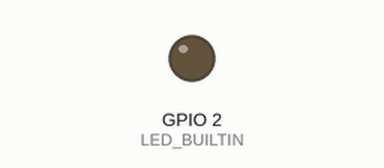
A sketch run on a simulated ESP8266 (NodeMCU). Parts: output pins drawn as LEDs (lit = HIGH, except the on-board LED, lit = LOW). WiFi joins after 1.5 s; servers stay silent unless stated; the local clock reads 2024-03-15 10:24:30 at power-on unless the sketch sets it; no MQTT or app messages arrive unless stated; what the sketch prints to the serial monitor is not drawn.

Above: at 5.7 s.
At 10.02 s:
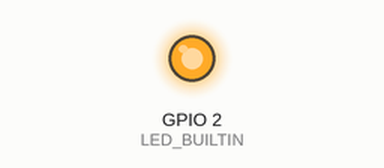
Timing chart, 0 to 14.6 s (numbered marks = the images above):
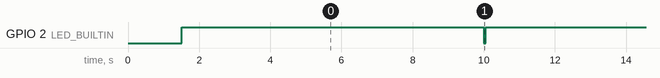

Measured:
- by itself, GPIO 2 (LED_BUILTIN): alternates HIGH for 9.9 s and LOW for 0.05 s

The sketch:

OTA_github.ino
```cpp
#include <Arduino.h>
#include <ESP8266WiFi.h>
#include <ESP8266HTTPClient.h>
#include <ESP8266httpUpdate.h>
#include "ArduinoJson.h"
#include <MQTTClient.h>
#include "secret.h"

//Release modification

#define BOARD NODE01
const int currentVersion = 10;

#if BOARD == ESP01
const char* board = "esp01";
#define AWS_IOT_PUBLISH_TOPIC   "esp01/pub"
#define DEBUG_ERROR false
#define DEBUG_WARNING false
#define DEBUG_INFO false
#define DEBUG_NOTICE false
#elif BOARD == NODE01
const char* board = "node01";
#define AWS_IOT_PUBLISH_TOPIC   "node01/pub"
#define DEBUG_ERROR false
#define DEBUG_WARNING true
#define DEBUG_INFO true
#define DEBUG_NOTICE false
#endif

//#define AWS_IOT_SUBSCRIBE_TOPIC "node01/sub"
#define PUBLISH_INTERVAL 60000  // 60 seconds, 0 to 4,294,967,295
#define LED_INTERVAL_OFF 10000  // 10 seconds, 0 to 4,294,967,295
#define LED_INTERVAL_ON 50  // 0.05 seconds, 0 to 4,294,967,295
#define FIRMWARE_INTERVAL 60000// 60 seconds, 0 to 4,294,967,295

BearSSL::WiFiClientSecure network;
BearSSL::X509List x509(AWS_CERT_CA);
BearSSL::X509List x509_crt(AWS_CERT_CRT);
BearSSL::PrivateKey prv_key(AWS_CERT_PRIVATE);

MQTTClient client_aws = MQTTClient(256);
time_t now;
time_t nowish = 1510592825;


#define DEBUG_E if(DEBUG_ERROR)Serial
#define DEBUG_W if(DEBUG_WARNING)Serial
#define DEBUG_I if(DEBUG_INFO)Serial
#define DEBUG_N if(DEBUG_NOTICE)Serial
const char* ssid = "Hoang Anh";
const char* password = "999999999";
//const char* ssid = "Redmi Note 11";
//const char* password = "hoanganh";


const char* serverPath = "http://blog.ezcodea.biz/";
unsigned long timerLed = 0; //variable to subtract from millis()
unsigned long timerSendMess= 0;
unsigned long timerFirmCheck = 0;
unsigned long lastPublishTime = 0;
void setup() {
  int cnt = 50;
#if DEBUG_ERROR == true || DEBUG_WARNING == true || DEBUG_INFO == true || DEBUG_NOTICE == true
  Serial.begin(115200);
#endif
  DEBUG_I.println("[INFO] Starting up the MCU.");
  DEBUG_I.print("[INFO] ESP8266 http update, current version: ");
  DEBUG_I.println(currentVersion);
  WiFi.begin(ssid, password);
  pinMode(LED_BUILTIN, OUTPUT);
  digitalWrite(LED_BUILTIN, LOW);
  while (WiFi.status() != WL_CONNECTED) {
    delay(500);
    DEBUG_I.print(".");
    if( cnt == 0){
      DEBUG_I.println("Reset..");
      ESP.restart();
    }
    cnt--;
  }
  digitalWrite(LED_BUILTIN, HIGH);
  NTPConnect();
  connectAWS();
}
void loop() {
  // Send an HTTP POST request depending on timerDelay
  unsigned char wifi_status = 0;
  if (millis() - timerLed > LED_INTERVAL_OFF) {
    digitalWrite(LED_BUILTIN, LOW);
    unsigned int heap = ESP.getFreeHeap();
    DEBUG_I.print("[INFO] Heap: ");
    DEBUG_I.println(heap);
    timerLed = millis(); //setting "timer = millis" makes millis-timer = 0
  }
  else if (millis() - timerLed > LED_INTERVAL_ON) {
    if (!wifi_status) digitalWrite(LED_BUILTIN, HIGH);
  }
  if (millis() - timerSendMess > PUBLISH_INTERVAL) {
    connectAWS();
    publishMessage();
    timerSendMess = millis(); //setting "timer = millis" makes millis-timer = 0
  }

  if ((millis() - timerFirmCheck) > FIRMWARE_INTERVAL)
  {
    //Check WiFi connection status
    if(WiFi.status() == WL_CONNECTED)
    {
      WiFiClient client;
      HTTPClient http;
      DynamicJsonDocument doc(200);
      String link_bin;
      int version = 0;
      wifi_status = 1;


      // Your Domain name with URL path or IP address with path
      http.begin(client, serverPath);

      int httpResponseCode = http.GET();

      if (httpResponseCode>0) {
        String link_board = "link_";
        DEBUG_I.print("\n[INFO] Current version: ");
        DEBUG_I.println(currentVersion);
        DEBUG_I.print("[INFO] Get version available: ");
        String payload = http.getString();

        deserializeJson(doc, payload);
        version = ((int)doc["version"]);
        link_board = link_board + board;
        link_bin = doc[link_board].as<String>();
        DEBUG_I.println(version);
        DEBUG_I.print("[INFO] Link BIN file: ");
        DEBUG_I.println(link_bin);
      }
      else
      {
        DEBUG_W.print("[WARN] Return code: ");
        DEBUG_W.println(httpResponseCode);
      }
      // Free resources
      http.end();
      if(version > currentVersion)
      {
        DEBUG_I.println("[INFO] Upgrading device...");
        digitalWrite(LED_BUILTIN, LOW);
        t_httpUpdate_return ret = ESPhttpUpdate.update(client, link_bin, "1.0");
        switch (ret)
		    {
          case HTTP_UPDATE_FAILED:
            DEBUG_E.printf("[ERROR] HTTP_UPDATE_FAILD Error (%d): %s\n", ESPhttpUpdate.getLastError(),
                          ESPhttpUpdate.getLastErrorString().c_str());
            break;
          case HTTP_UPDATE_NO_UPDATES:
            DEBUG_I.println("[INFO] HTTP_UPDATE_NO_UPDATES");
            break;
          case HTTP_UPDATE_OK:
            DEBUG_I.println("[INFO] HTTP_UPDATE_OK");
            break;
		    }
	    }
      else
      {
        DEBUG_I.println("[INFO] Firmware latest has been used.");
      }
    }
    else
    {
      DEBUG_W.println("[WARN] WiFi Disconnected");
      wifi_status = 0;
    }
    timerFirmCheck = millis();
  }

}

void NTPConnect(void)
{
  DEBUG_I.print("[INFO] Setting time using SNTP");
  configTime(TIME_ZONE * 3600, 0 * 3600, "pool.ntp.org", "time.nist.gov");
  now = time(nullptr);
  while (now < nowish)
  {
    delay(500);
    DEBUG_I.print(".");
    now = time(nullptr);
  }
  struct tm timeinfo;
  gmtime_r(&now, &timeinfo);
  DEBUG_I.print("[INFO] Current time: ");
  DEBUG_I.println(asctime(&timeinfo));
}

void connectAWS()
{
  network.setTrustAnchors(&x509);
  network.setClientRSACert(&x509_crt, &prv_key);
  // Connect to the MQTT broker on the AWS endpoint we defined earlier
  client_aws.begin(AWS_IOT_ENDPOINT, 8883, network);
  DEBUG_I.println("[INFO] Connecting to AWS IOT");

  while (!client_aws.connect(THINGNAME))
  {
    DEBUG_I.print(".");
    delay(1000);
  }

  if (!client_aws.connected()) {
    DEBUG_W.println("[WARN] AWS IoT Timeout!");
    return;
  }
  // Subscribe to a topic, not need to use sub now
  //client_aws.subscribe(AWS_IOT_SUBSCRIBE_TOPIC);

  DEBUG_I.println("[INFO] AWS IoT Connected!");
}

void publishMessage()
{
  StaticJsonDocument<200> doc;
  doc["version"] = currentVersion;
  char jsonBuffer[512];
  serializeJson(doc, jsonBuffer); // print to client
  client_aws.publish(AWS_IOT_PUBLISH_TOPIC, jsonBuffer);
  DEBUG_I.println("[INFO] Send message to AWS OK!");
  network.stop();
  client_aws.disconnect();
}
```

secret.h
```cpp
#include <pgmspace.h>

#define SECRET
#define ESP01 0
#define NODE01 1
#define THINGNAME "ESP8266-thing"

int8_t TIME_ZONE = 7;

const char AWS_IOT_ENDPOINT[] = "a1kbd3hpw00ukd-ats.iot.ap-southeast-1.amazonaws.com";


// Amazon Root CA 1
static const char AWS_CERT_CA[] PROGMEM = R"EOF(
-----BEGIN CERTIFICATE-----
MIIDQTCCAimgAwIBAgITBmyfz5m/jAo54vB4ikPmljZbyjANBgkqhkiG9w0BAQsF
ADA5MQswCQYDVQQGEwJVUzEPMA0GA1UEChMGQW1hem9uMRkwFwYDVQQDExBBbWF6
b24gUm9vdCBDQSAxMB4XDTE1MDUyNjAwMDAwMFoXDTM4MDExNzAwMDAwMFowOTEL
MAkGA1UEBhMCVVMxDzANBgNVBAoTBkFtYXpvbjEZMBcGA1UEAxMQQW1hem9uIFJv
b3QgQ0EgMTCCASIwDQYJKoZIhvcNAQEBBQADggEPADCCAQoCggEBALJ4gHHKeNXj
ca9HgFB0fW7Y14h29Jlo91ghYPl0hAEvrAIthtOgQ3pOsqTQNroBvo3bSMgHFzZM
9O6II8c+6zf1tRn4SWiw3te5djgdYZ6k/oI2peVKVuRF4fn9tBb6dNqcmzU5L/qw
IFAGbHrQgLKm+a/sRxmPUDgH3KKHOVj4utWp+UhnMJbulHheb4mjUcAwhmahRWa6
VOujw5H5SNz/0egwLX0tdHA114gk957EWW67c4cX8jJGKLhD+rcdqsq08p8kDi1L
93FcXmn/6pUCyziKrlA4b9v7LWIbxcceVOF34GfID5yHI9Y/QCB/IIDEgEw+OyQm
jgSubJrIqg0CAwEAAaNCMEAwDwYDVR0TAQH/BAUwAwEB/zAOBgNVHQ8BAf8EBAMC
AYYwHQYDVR0OBBYEFIQYzIU07LwMlJQuCFmcx7IQTgoIMA0GCSqGSIb3DQEBCwUA
A4IBAQCY8jdaQZChGsV2USggNiMOruYou6r4lK5IpDB/G/wkjUu0yKGX9rbxenDI
U5PMCCjjmCXPI6T53iHTfIUJrU6adTrCC2qJeHZERxhlbI1Bjjt/msv0tadQ1wUs
N+gDS63pYaACbvXy8MWy7Vu33PqUXHeeE6V/Uq2V8viTO96LXFvKWlJbYK8U90vv
o/ufQJVtMVT8QtPHRh8jrdkPSHCa2XV4cdFyQzR1bldZwgJcJmApzyMZFo6IQ6XU
5MsI+yMRQ+hDKXJioaldXgjUkK642M4UwtBV8ob2xJNDd2ZhwLnoQdeXeGADbkpy
rqXRfboQnoZsG4q5WTP468SQvvG5
-----END CERTIFICATE-----
)EOF";

// Device Certificate
static const char AWS_CERT_CRT[] PROGMEM = R"KEY(
-----BEGIN CERTIFICATE-----
MIIDWTCCAkGgAwIBAgIUUBbYV5+haGlKgb0sTftMbfUoZlkwDQYJKoZIhvcNAQEL
BQAwTTFLMEkGA1UECwxCQW1hem9uIFdlYiBTZXJ2aWNlcyBPPUFtYXpvbi5jb20g
SW5jLiBMPVNlYXR0bGUgU1Q9V2FzaGluZ3RvbiBDPVVTMB4XDTI0MDUyNjA5NDYx
NVoXDTQ5MTIzMTIzNTk1OVowHjEcMBoGA1UEAwwTQVdTIElvVCBDZXJ0aWZpY2F0
ZTCCASIwDQYJKoZIhvcNAQEBBQADggEPADCCAQoCggEBAPo1fMKad0tazw+abYEI
CWccEoQ3bDLQemzVlE9RYZGxIO231ii6viPNvcchNI1POtAENI15ypXRX5tSiZRN
2k4I8Ckpqsv4s0SYJLP5Rg+sCeEY7RZ4KIHbHFaQEl4Mp+JtwQ+kvEHDCcVJ7WSg
sDusfc7qPe4A23M6iRzzDDZ1g2EkuPeRvcyJcACF2idJSNgYgcxru102RBmmiMHX
WbVHSVJdo7FxAO/oR0m0kwylSrTI9uGK022oezNuqtCy3sK+WskQUN6D2TG3SUWM
Bo7uOyOoO9Ce7AZTjte4AhE2DGhky7bzJZ1wXAwUcW+XR82qNYS3T0CRBSI+NQbG
+yMCAwEAAaNgMF4wHwYDVR0jBBgwFoAUoX0IElEoWj8Ta791zKkHS6mA468wHQYD
VR0OBBYEFF/px6ySCRlqYQJOFcBCZokwyufBMAwGA1UdEwEB/wQCMAAwDgYDVR0P
AQH/BAQDAgeAMA0GCSqGSIb3DQEBCwUAA4IBAQArJmdZotmhRHNSc1GLJ2Os82kO
1Ny/Gr6nHQL557afTDCIIM7dYbC2Yg3EPFb961pZVvQztnbTOMs8aDsJKVN2WXtU
u8e7q8HBmHEApPcQIMTq2/J3GJp5vmefA/orzPZ0XW1monj2o4Oxhxg4S+pyudri
kc36qGc26Qh/WjYaF5QPTzvUuH1N+0g+qTJzRZjdOAj3KNP2eZro9fd9Uo36K1t+
20GnMRvJ0KYpBm4bm3gGNKLMsB/esXRzwMB2LDKz8QKc91/jK4oKnJBeSCVcLqkt
XO/wyXshPQukjKBdaI5gJqv5GmzPAulzn6ys/Eet2+DN+IOkrdTh/O9pQFZy
-----END CERTIFICATE-----
)KEY";

// Device Private Key
static const char AWS_CERT_PRIVATE[] PROGMEM = R"KEY(
-----BEGIN RSA PRIVATE KEY-----
MIIEpAIBAAKCAQEA+jV8wpp3S1rPD5ptgQgJZxwShDdsMtB6bNWUT1FhkbEg7bfW
KLq+I829xyE0jU860AQ0jXnKldFfm1KJlE3aTgjwKSmqy/izRJgks/lGD6wJ4Rjt
FngogdscVpASXgyn4m3BD6S8QcMJxUntZKCwO6x9zuo97gDbczqJHPMMNnWDYSS4
95G9zIlwAIXaJ0lI2BiBzGu7XTZEGaaIwddZtUdJUl2jsXEA7+hHSbSTDKVKtMj2
4YrTbah7M26q0LLewr5ayRBQ3oPZMbdJRYwGju47I6g70J7sBlOO17gCETYMaGTL
tvMlnXBcDBRxb5dHzao1hLdPQJEFIj41Bsb7IwIDAQABAoIBABMwOuspsXBj/HEz
5KX6mc4AhyMApRmYh2sFTiRvF053CRFyAciJ2b8hLiaxUzhrFRWS3PzklDa9Idnl
kIuBFPbbFJ/zhBe0cPsXt+jdexQEm5VZtgT9Hg4nYZr53Y685bsls6KhfZaFgKBS
tRP8hsdsyREvQaSZCDtkB9Pih9M9NQ5eTw0I3/wFXWN6ftlx/QgjmLEvi4dC4E57
ZoPOKGIIsbMHwluBaoQWaSm5iwDVnXwaw4/f1xpgj2fe30LFudc/xvo0sMM3E66a
YcJyzWXU5S3b2li+Sg8liZOPH6xYEdqDQOM2Jcg9MmnfIKkxxch+pWKAqxiN0WGm
l7GKLyECgYEA/lMR93wLBR7dwFTWZiFVCeklK1/MBIk6TV9mM0CngdMuBffeZU7J
kGyjDIVvVrxyZW4b/6oIIBCGwZQjfTZAOzX9A8kYD3GCpZtCYz5SeNTAzzLWSHuV
217n0V6DCRq7NmPVRDVNQs4W66urE6QS644JW7nlN6qZvUwAYk+AcSkCgYEA+9t5
4MpGl9SeRPgyItXuNhBvEVEBRP92VP2AJ+g+zwK+gqEE06mrTzn6frUOSlomjZR9
6ynj790ZE8Fn8yXbosl9R2oir6d8hU3R4zxFRssSrh4zojaLNuJSipWX02ZYswvw
2JJNT2JMXcgjjuFLkZ1t0ePGs/8MrTmQ+48lF2sCgYBgc/LRcGrhg0ZIhiRV0Xhl
7NUa8Rb39W92HqMs9u1QUF4ZB1uCAnJxYrInsod6Vrfv/eWCfeLc/keNLPiUqTmM
+zm88Mw+Nyd8VTjFWMKAbve83SPlk3FPJFw4zGZX0pqD0zLzzl9B4dVRhea46TX/
vfuQnRzwkrQB1cwjfNFSmQKBgQCiaXgA46/+PRgK9dqu6DIDHzngetJMwkh2qjq4
gWXvbJ+Z8WgBboqQPp0wlGUwwU3XQwioW40novaG7NOx0pn+Mdzd7q2LhIAiHnrZ
BIbQDihvq/4z/uRrcis0Px93LarJW0vm/QFpzcPdPjDf9J0cu96T2UTL0g9Erbi2
4CpVHQKBgQCU+sGingUkVEKd4U5/+5RLMWMnFs+d9QYmsxwn3Q2f/8eKp8+ZZCLp
1kO9CWWGEPu9VjpKXTiYK3s0+c7v+zwLiYx1+aP+95o93cqRO8158KtP2TY8SGDK
+aeNSij/+HP32NMS4qX0Ybx2tOUB2ZvLJoVMILOoPIjm1XtKFO8mIw==
-----END RSA PRIVATE KEY-----
)KEY";
```
